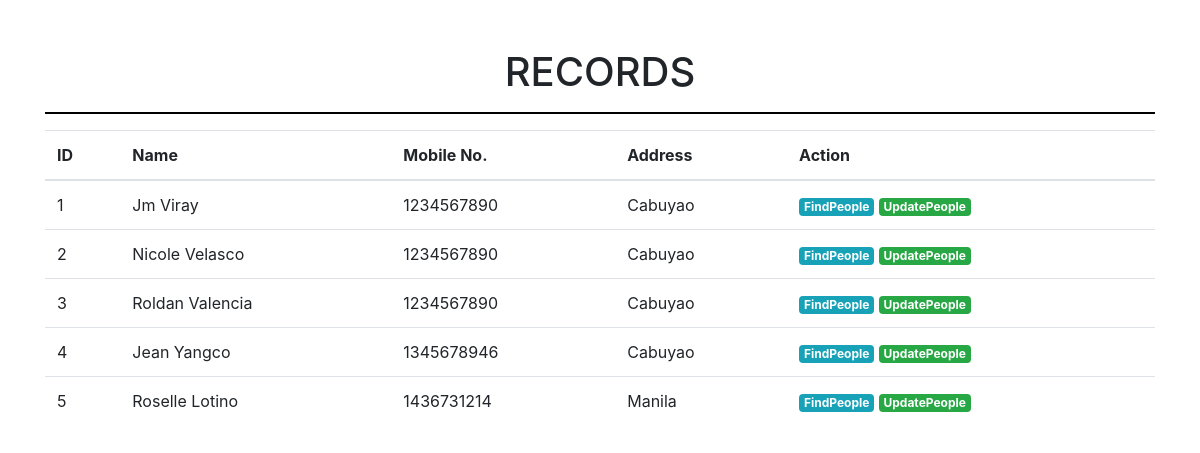
The app's page /records.php with its own data.
### tables this page shows
CREATE TABLE IF NOT EXISTS `records` (
  `id` int(11) NOT NULL AUTO_INCREMENT,
  `name` varchar(255) NOT NULL,
  `mobile` int(11) NOT NULL,
  `address` varchar(100) NOT NULL,
  PRIMARY KEY (`id`)
);

### people.php (called while the page is built, shortened)
<?php
	Class People{
		private $server = "localhost";
		private $username = "root";
		private $password;
		private $db = "people";
		private $conn;
		public function __construct(){
			try {
				$this->conn = new mysqli($this->server,$this->username,$this->password,$this->db);
			} catch (Exception $e) {
				echo "connection failed" . $e->getMessage();
			}
		}
		public function fetch(){
			$data = null;
			$query = "SELECT * FROM records";
			if ($sql = $this->conn->query($query)) {
				while ($row = mysqli_fetch_assoc($sql)) {
					$data[] = $row;
				}
			}
			return $data;
		}
	}
 ?>

### records.php (the view, shortened to what this page needs)
<!doctype html>
<html lang="en">
  <head>
    <link rel="stylesheet" href="https://stackpath.bootstrapcdn.com/bootstrap/4.3.1/css/bootstrap.min.css">
  </head>
  <body>
    <div class="container">
      <div class="row">
        <div class="col-md-12 mt-5">
          <h1 class="text-center">RECORDS</h1>
          <hr style="height: 1px;color: black;background-color: black;">
        </div>
      </div>
      <div class="row">
        <div class="col-md-12">
          <table class="table">
            <thead>
              <tr>
                <th>ID</th>
                <th>Name</th>
                <th>Mobile No.</th>
                <th>Address</th>
                <th>Action</th>
              </tr>
            </thead>
            <tbody>
              <?php
                include 'people.php';
                $model = new People();
                $rows = $model->fetch();
                $i = 1;
                if(!empty($rows)){
                  foreach($rows as $row){
              ?>
              <tr>
                <td><?php echo $i++; ?></td>
                <td><?php echo $row['name']; ?></td>
                <td><?php echo $row['mobile']; ?></td>
                <td><?php echo $row['address']; ?></td>
                <td>
                  <a href="read.php?id=<?php echo $row['id']; ?>" class="badge badge-info">FindPeople</a>
                  <a href="edit.php?id=<?php echo $row['id']; ?>" class="badge badge-success">UpdatePeople</a>
                </td>
              </tr>
              <?php
                }
              }else{
                echo "no data";
            }
              ?>
            </tbody>
          </table>
        </div>
      </div>
    </div>
  </body>
</html>

### records on screen
records: name "Jm Viray", mobile "1234567890", address "Cabuyao"
records: name "Nicole Velasco", mobile "1234567890", address "Cabuyao"
records: name "Roldan Valencia", mobile "1234567890", address "Cabuyao"
records: name "Jean Yangco", mobile "1345678946", address "Cabuyao"
records: name "Roselle Lotino", mobile "1436731214", address "Manila"
